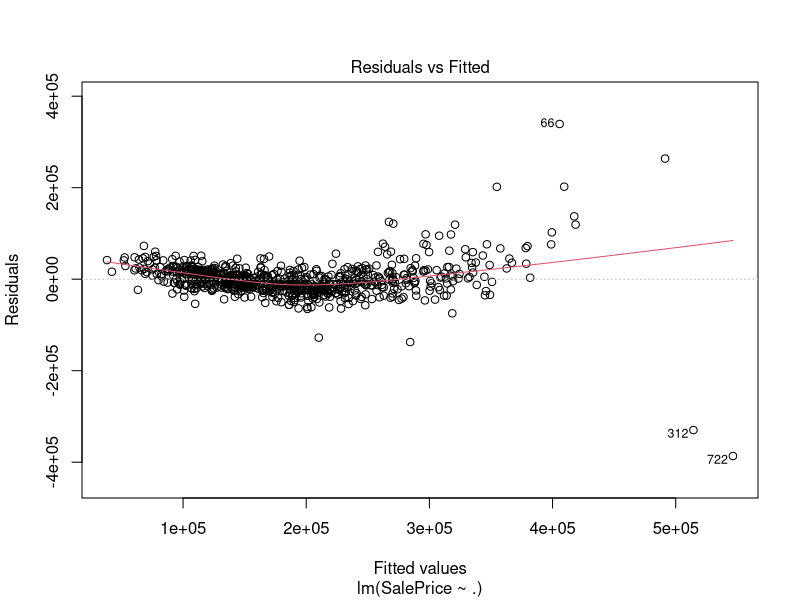
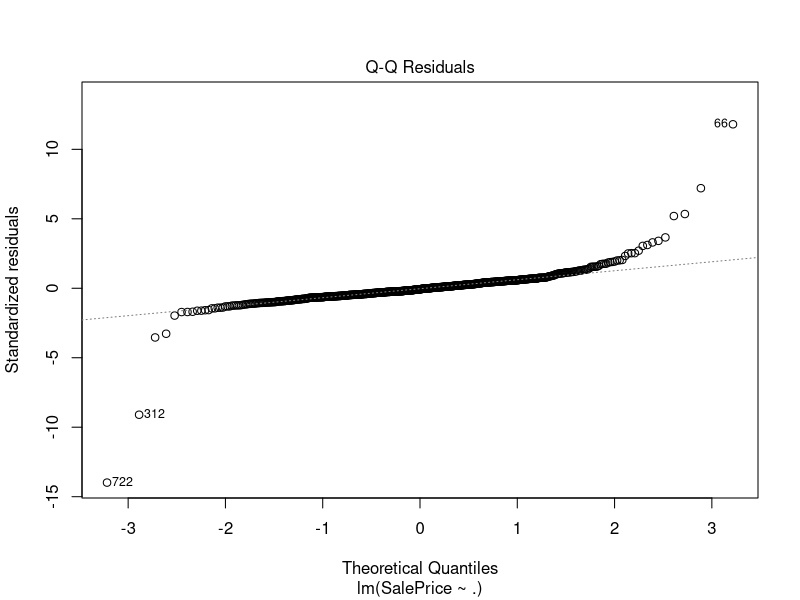
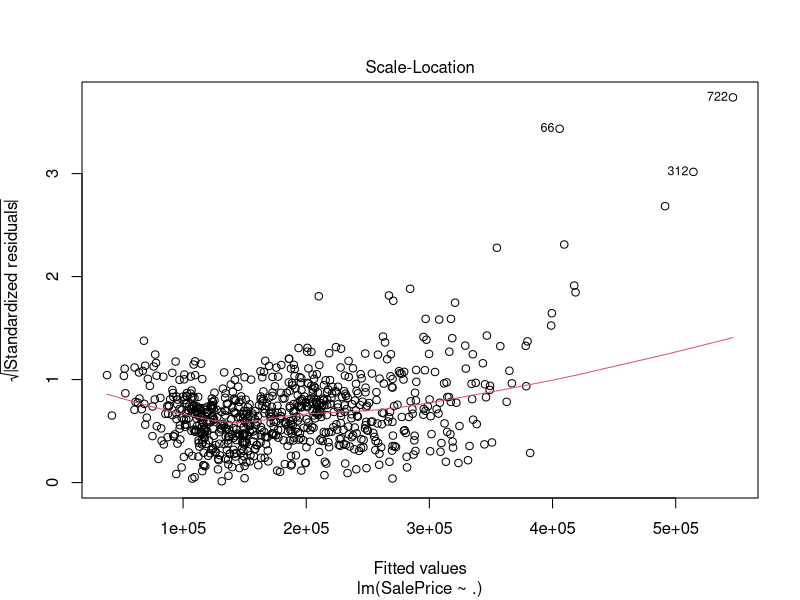
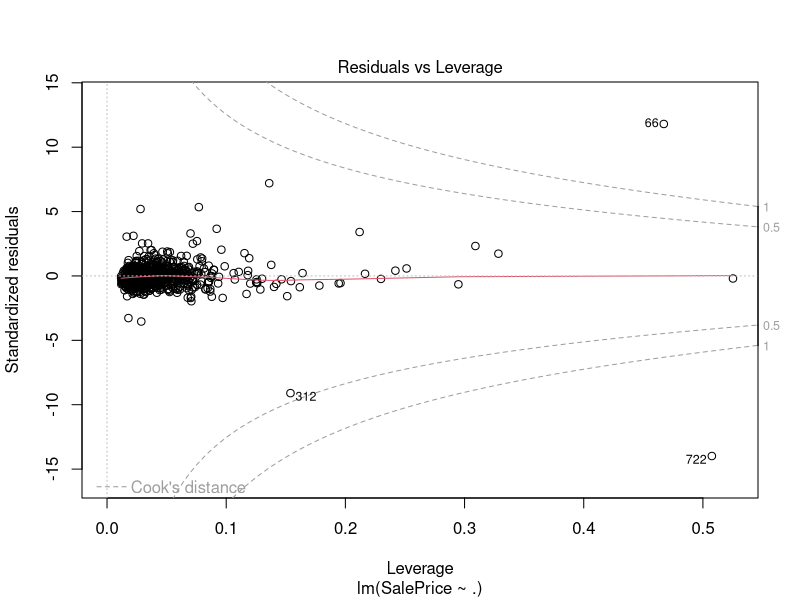
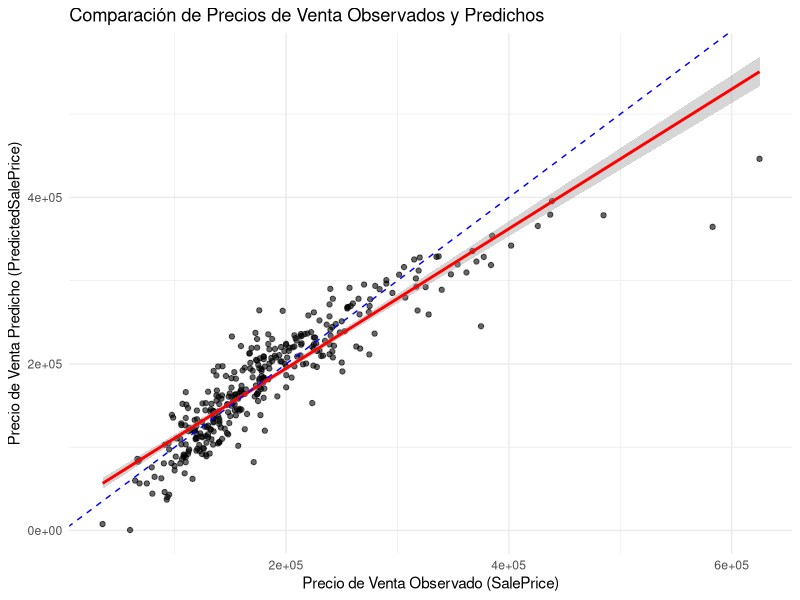
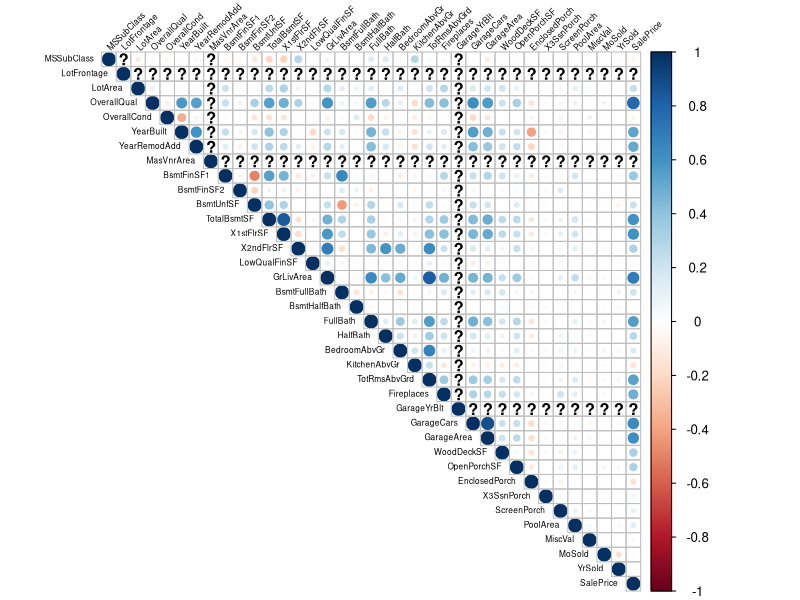
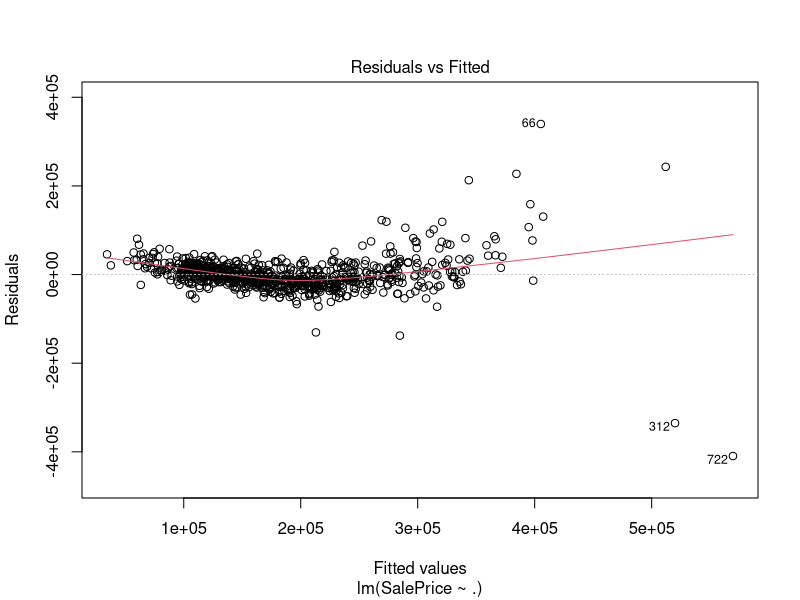
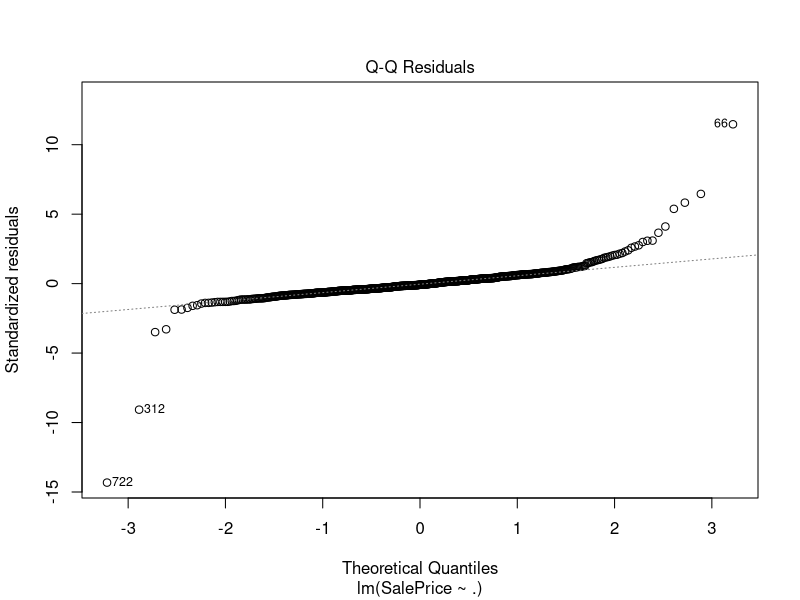

R code for these plots, in order:
## ---- chunk 1
knitr::opts_chunk$set(echo = TRUE)
## ---- chunk 2
library(readr)
library(kableExtra)
library(ggplot2)
library(reshape2)
library(knitr)
library(tidyr)
library(dplyr)
library(corrplot)
library(car)
library(caret)
## ---- chunk 3
data <- read_csv("train_final.csv")
## ---- chunk 4
porcentaje_na <- sapply(data, function(x) sum(is.na(x)) / length(x)) * 100

columnas_a_eliminar <- names(porcentaje_na[porcentaje_na > 75])
print(columnas_a_eliminar)

data <- data[, !names(data) %in% columnas_a_eliminar]
## ---- chunk 5

vars_quantitative <- names(data)[sapply(data, is.numeric) & names(data) != 'Id']

multivariable_model <- lm(SalePrice ~ ., data = data[, vars_quantitative])

summary(multivariable_model)

plot(multivariable_model)
## ---- chunk 6
vars_quantitative <- names(data)[sapply(data, is.numeric) & names(data) != 'Id']
multivariable_model <- lm(SalePrice ~ ., data = data[, vars_quantitative])

# Cargar el archivo de prueba
test_data1 <- read.csv("test_final.csv")

test_data1$PredictedSalePrice <- predict(multivariable_model, newdata = test_data1)

ggplot(test_data1, aes(x = SalePrice, y = PredictedSalePrice)) +
  geom_point(alpha = 0.6) +
  geom_smooth(method = "lm", se = TRUE, color = "red") +
  labs(title = "Comparación de Precios de Venta Observados y Predichos",
       x = "Precio de Venta Observado (SalePrice)",
       y = "Precio de Venta Predicho (PredictedSalePrice)") +
  theme_minimal() +
  geom_abline(intercept = 0, slope = 1, linetype = "dashed", color = "blue")

rmse_value <- RMSE(test_data1$PredictedSalePrice, test_data1$SalePrice, na.rm = TRUE)

# Calcular RMSE relativo
rmse_relative <- rmse_value / mean(test_data1$SalePrice, na.rm = TRUE)

print(rmse_relative)

## ---- chunk 7
vars_quantitative2 <- names(data)[sapply(data, is.numeric) & names(data) != 'Id' & names(data) != 'PredictedSalePrice']

matriz_cor <- cor(data[, vars_quantitative2])

matriz_cor

corrplot(matriz_cor, method = "circle", type = "upper", tl.col = "black", tl.srt = 45, tl.cex = 0.5)

## ---- chunk 8
# Identificar correlaciones altas (r > 0.7)
correlaciones_altas <- which(matriz_cor > 0.7 & matriz_cor < 1, arr.ind = TRUE)
correlaciones_altas <- data.frame(
  Variable1 = rownames(matriz_cor)[correlaciones_altas[, 1]],
  Variable2 = colnames(matriz_cor)[correlaciones_altas[, 2]],
  Correlación = matriz_cor[correlaciones_altas]
)
print(correlaciones_altas)

## ---- chunk 9
# Crear un nuevo conjunto de variables numéricas excluyendo las redundantes
vars_quantitative3 <- names(data)[sapply(data, is.numeric) & 
                                  names(data) != 'Id' & 
                                  names(data) != 'PredictedSalePrice' &
                                  !names(data) %in% c("X1stFlrSF", "TotRmsAbvGrd", "GarageCars", "TotalBsmtSF", "X2ndFlrSF")]

# Ajustar el nuevo modelo multivariable
multivariable_modelFinal <- lm(SalePrice ~ ., data = data[, vars_quantitative3])
summary(multivariable_modelFinal)

plot(multivariable_modelFinal)
## ---- chunk 10
# Verificar variables aliasadas (combinaciones lineales)
alias(multivariable_modelFinal)
## ---- chunk 11

# Cargar el archivo de prueba
test_data <- read.csv("test_final.csv")

# Hacer predicciones sobre los datos de prueba
pred_Multi_LM <- predict(multivariable_modelFinal, newdata = test_data)

head(pred_Multi_LM)
sum(is.na(pred_Multi_LM))
sum(is.na(test_data$SalePrice))


rmse_relative <- RMSE(pred_Multi_LM, test_data$SalePrice, na.rm = TRUE) / mean(test_data$SalePrice, na.rm = TRUE)

print(rmse_relative)
